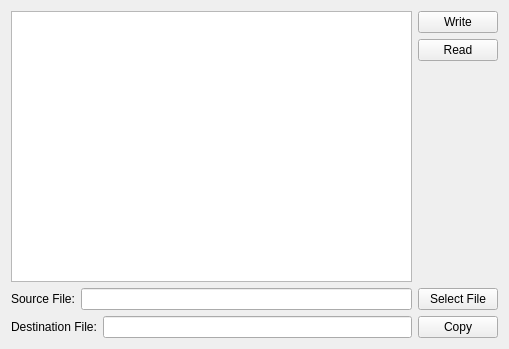
<?xml version="1.0" encoding="UTF-8"?>
<ui version="4.0">
 <class>Widget</class>
 <widget class="QWidget" name="Widget">
  <property name="geometry">
   <rect>
    <x>0</x>
    <y>0</y>
    <width>509</width>
    <height>349</height>
   </rect>
  </property>
  <property name="windowTitle">
   <string>Widget</string>
  </property>
  <layout class="QVBoxLayout" name="verticalLayout_2">
   <item>
    <layout class="QHBoxLayout" name="horizontalLayout">
     <item>
      <widget class="QTextEdit" name="textEdit"/>
     </item>
     <item>
      <layout class="QVBoxLayout" name="verticalLayout">
       <item>
        <widget class="QPushButton" name="writePushButton">
         <property name="text">
          <string>Write</string>
         </property>
        </widget>
       </item>
       <item>
        <widget class="QPushButton" name="readPushButton">
         <property name="text">
          <string>Read</string>
         </property>
        </widget>
       </item>
       <item>
        <spacer name="verticalSpacer">
         <property name="orientation">
          <enum>Qt::Vertical</enum>
         </property>
         <property name="sizeHint" stdset="0">
          <size>
           <width>20</width>
           <height>40</height>
          </size>
         </property>
        </spacer>
       </item>
      </layout>
     </item>
    </layout>
   </item>
   <item>
    <layout class="QHBoxLayout" name="horizontalLayout_2">
     <item>
      <widget class="QLabel" name="label">
       <property name="text">
        <string>Source File:</string>
       </property>
      </widget>
     </item>
     <item>
      <widget class="QLineEdit" name="sourceFileLineEdit"/>
     </item>
     <item>
      <widget class="QPushButton" name="selectFilePushButton">
       <property name="text">
        <string>Select File</string>
       </property>
      </widget>
     </item>
    </layout>
   </item>
   <item>
    <layout class="QHBoxLayout" name="horizontalLayout_3">
     <item>
      <widget class="QLabel" name="label_2">
       <property name="text">
        <string>Destination File:</string>
       </property>
      </widget>
     </item>
     <item>
      <widget class="QLineEdit" name="destinationFileLineEdit"/>
     </item>
     <item>
      <widget class="QPushButton" name="copyPushButton">
       <property name="text">
        <string>Copy</string>
       </property>
      </widget>
     </item>
    </layout>
   </item>
  </layout>
 </widget>
 <resources/>
 <connections/>
</ui>
